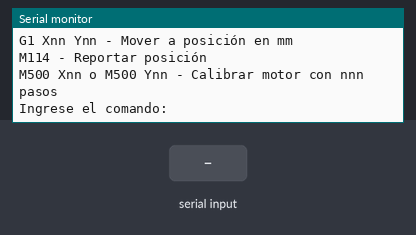
A sketch run on a simulated Arduino Uno, built with avr-gcc and run on an emulated ATmega328P. Parts: the last lines printed to the serial monitor. The test bench sets the inputs (shaded band).

Above: at 1.2 s.
1.3 s: "G1\n" received over Serial
At 2.1 s:
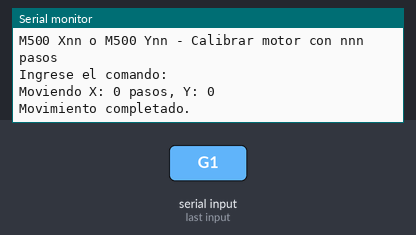
2.8 s: "M114\n" received over Serial
At 3.5 s:
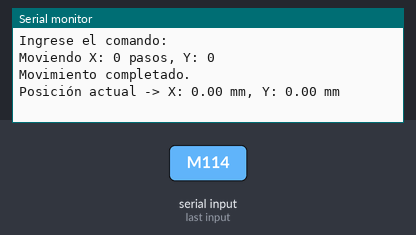
4.3 s: "M500\n" received over Serial
At 5.5 s:
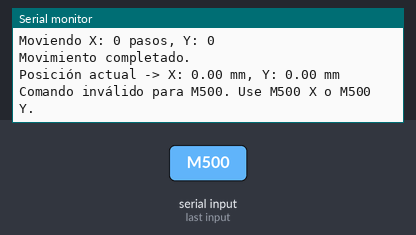
5.8 s: "90,45,200\n" received over Serial
At 7.1 s:
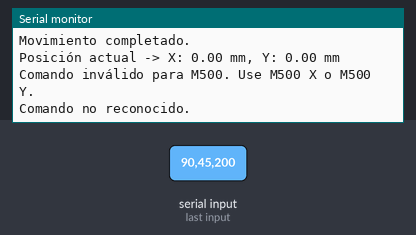

Measured:
- after the input at 1.3 s, the serial monitor: prints a new line at once (image 1)
- after the input at 2.8 s, the serial monitor: prints a new line at once (image 2)
- after the input at 4.3 s, the serial monitor: prints a new line at once (image 3)
- after the input at 5.8 s, the serial monitor: prints a new line at once (image 4)

The sketch:

calibrar.ino
```cpp
#include <AFMotor.h>

AF_Stepper motorX(48, 1);
AF_Stepper motorY(48, 2);

// Variables de posición
float Xpos = 0.0;
float Ypos = 0.0;
float StepsPerMillimeterX = 100.0;
float StepsPerMillimeterY = 100.0;

void setup() {
  Serial.begin(9600);
  motorX.setSpeed(100);
  motorY.setSpeed(100);

  Serial.println("Comandos:");
  Serial.println("G1 Xnn Ynn - Mover a posición en mm");
  Serial.println("M114 - Reportar posición");
  Serial.println("M500 Xnn o M500 Ynn - Calibrar motor con nnn pasos");
  Serial.println("Ingrese el comando:");
}

void loop() {
  if (Serial.available() > 0) {
    String comando = Serial.readStringUntil('\n');
    comando.trim();

    if (comando.startsWith("G1")) {
      moverMotores(comando);
    } else if (comando == "M114") {
      reportarPosicion();
    } else if (comando.startsWith("M500")) {
      calibrarMotor(comando);
    } else {
      Serial.println("Comando no reconocido.");
    }
  }
}

void moverMotores(String comando) {
  int indexX = comando.indexOf('X');
  int indexY = comando.indexOf('Y');

  float nuevoX = Xpos;
  float nuevoY = Ypos;

  if (indexX != -1) {
    nuevoX = comando.substring(indexX + 1).toFloat();
  }
  if (indexY != -1) {
    nuevoY = comando.substring(indexY + 1).toFloat();
  }

  long pasosX = (nuevoX - Xpos) * StepsPerMillimeterX;
  long pasosY = (nuevoY - Ypos) * StepsPerMillimeterY;

  int direccionX = pasosX > 0 ? FORWARD : BACKWARD;
  int direccionY = pasosY > 0 ? FORWARD : BACKWARD;

  pasosX = abs(pasosX);
  pasosY = abs(pasosY);

  Serial.print("Moviendo X: ");
  Serial.print(pasosX);
  Serial.print(" pasos, Y: ");
  Serial.println(pasosY);

  for (long i = 0; i < pasosX; ++i) {
    motorX.onestep(direccionX, MICROSTEP);
    delay(2);
  }

  for (long i = 0; i < pasosY; ++i) {
    motorY.onestep(direccionY, MICROSTEP);
    delay(2);
  }

  Xpos = nuevoX;
  Ypos = nuevoY;

  Serial.println("Movimiento completado.");
}

void reportarPosicion() {
  Serial.print("Posición actual -> X: ");
  Serial.print(Xpos);
  Serial.print(" mm, Y: ");
  Serial.print(Ypos);
  Serial.println(" mm");
}

void calibrarMotor(String comando) {
  if (comando.indexOf('X') != -1) {
    Serial.println("Calibrando motor X... Moviendo 1000 pasos.");
    for (int i = 0; i < 1000; ++i) {
      motorX.onestep(FORWARD, MICROSTEP);
      delay(2);
    }
    Serial.println("Ingrese la distancia recorrida en milímetros:");
  } else if (comando.indexOf('Y') != -1) {
    Serial.println("Calibrando motor Y... Moviendo 1000 pasos.");
    for (int i = 0; i < 1000; ++i) {
      motorY.onestep(FORWARD, MICROSTEP);
      delay(2);
    }
    Serial.println("Ingrese la distancia recorrida en milímetros:");
  } else {
    Serial.println("Comando inválido para M500. Use M500 X o M500 Y.");
    return;
  }

  while (!Serial.available()) {}

  float distancia = Serial.readStringUntil('\n').toFloat();

  if (distancia > 0) {
    float pasosPorMM = 1000.0 / distancia;
    if (comando.indexOf('X') != -1) {
      StepsPerMillimeterX = pasosPorMM;
      Serial.print("Nuevo valor para X: ");
    } else {
      StepsPerMillimeterY = pasosPorMM;
      Serial.print("Nuevo valor para Y: ");
    }
    Serial.print(pasosPorMM);
    Serial.println(" pasos por milímetro");
  } else {
    Serial.println("Valor inválido. Intente nuevamente.");
  }
}
```
